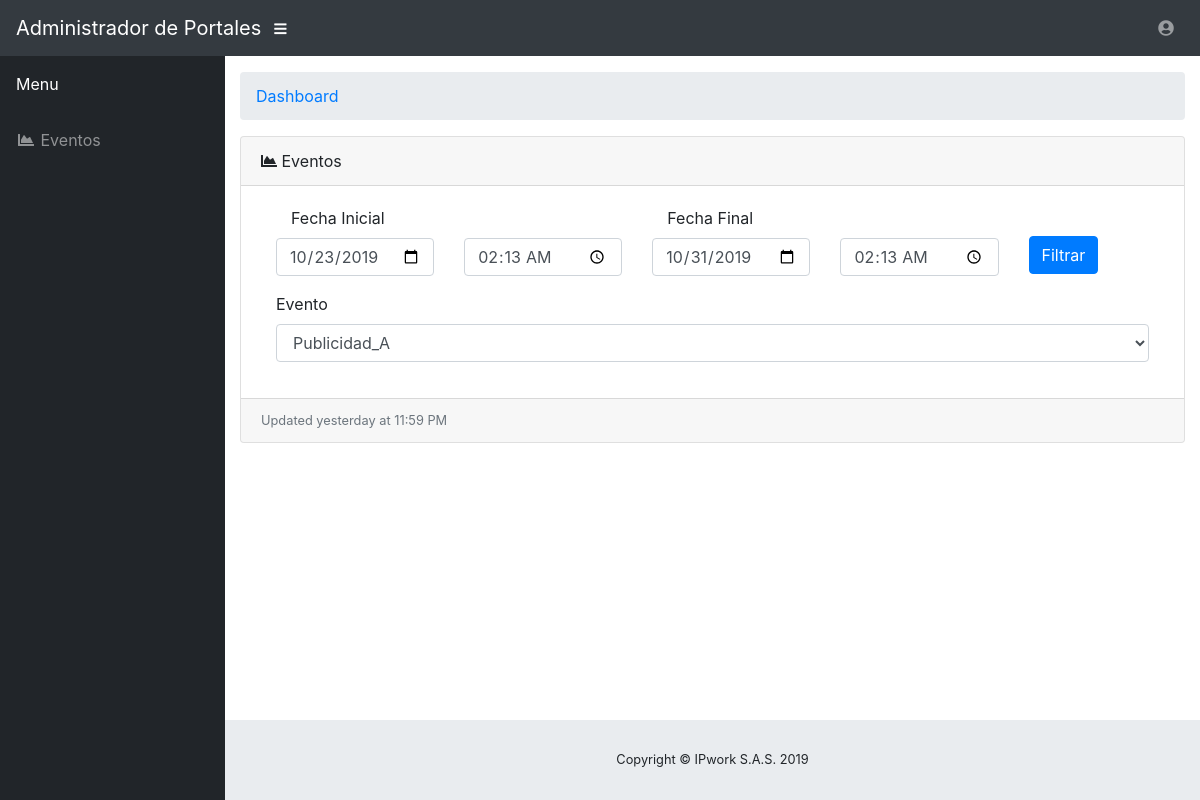
/Administrador/vistas/home.php, run on the app's committed database.
### tables this page shows
CREATE TABLE `eventos` (
  `id` int(11) NOT NULL AUTO_INCREMENT,
  `id_locacion` int(11) DEFAULT NULL,
  `nombre` varchar(250) DEFAULT NULL,
  `descripcion` varchar(1000) DEFAULT NULL,
  `fecha_inicio` datetime DEFAULT NULL,
  `fecha_fin` datetime DEFAULT NULL,
  `fecha_creacion` datetime DEFAULT CURRENT_TIMESTAMP,
  `ano_evento` int(11) DEFAULT NULL,
  `campania` varchar(200) DEFAULT NULL,
  PRIMARY KEY (`id`),
  KEY `id_locacion` (`id_locacion`),
  CONSTRAINT `id_locacion` FOREIGN KEY (`id_locacion`) REFERENCES `locaciones` (`id`)
);

### Administrador/vistas/home.php (the view, shortened to what this page needs)
<?php
$eventosArray = array();
try {
  $link = new \PDO(
    'mysql:host=localhost;dbname=portal_oxohotel;charset=utf8mb4',
    'root',
    '',
    array(
      \PDO::ATTR_ERRMODE => PDO::ERRMODE_EXCEPTION,
      \PDO::ATTR_PERSISTENT => false
    )
  );
  $handle = $link->prepare("select * from eventos ORDER BY fecha_inicio DESC LIMIT 1");
  $handle->execute();
  $resultEvento = $handle->fetchAll(\PDO::FETCH_OBJ);
  $id_evento = $resultEvento[0]->id;
  $fecha_inicial = date('Y-m-d', strtotime ($resultEvento[0]->fecha_inicio));
  $hora_inicial = date('h:i', strtotime ($resultEvento[0]->fecha_inicio));
  $fecha_final = date('Y-m-d', strtotime ($resultEvento[0]->fecha_fin));
  $hora_final = date('h:i', strtotime ($resultEvento[0]->fecha_fin));
  $handle = $link->prepare("select * from eventos where fecha_inicio between '" .$fecha_inicial." ".$hora_inicial. "' AND '" .$fecha_final." ".$hora_final. "'");
  $handle->execute();
  $resultFilter = $handle->fetchAll(\PDO::FETCH_OBJ);
  foreach ($resultFilter as $row) {
    array_push($eventosArray, array("nombre" => $row->nombre, "id" => $row->id));
  }
} catch (\PDOException $ex) {
  print($ex->getMessage());
}
?>
<!DOCTYPE html>
<html lang="en">
<head>
  <link href="vendor/fontawesome-free/css/all.min.css" rel="stylesheet" type="text/css">
  <link href="vendor/datatables/dataTables.bootstrap4.css" rel="stylesheet">
  <link href="css/sb-admin.css" rel="stylesheet">
  <link rel="stylesheet" href="https://cdnjs.cloudflare.com/ajax/libs/Chart.js/2.8.0/Chart.min.css">
</head>
<body id="page-top">
  <nav class="navbar navbar-expand navbar-dark bg-dark static-top">
    <a class="navbar-brand mr-1" href="index.php">Administrador de Portales</a>
    <button class="btn btn-link btn-sm text-white order-1 order-sm-0" id="sidebarToggle" href="#">
      <i class="fas fa-bars"></i>
    </button>
    <ul class="navbar-nav ml-auto ml-md-0">
      <li class="nav-item dropdown no-arrow">
        <a class="nav-link dropdown-toggle" href="#" id="userDropdown" role="button" data-toggle="dropdown" aria-haspopup="true" aria-expanded="false">
          <i class="fas fa-user-circle fa-fw"></i>
        </a>
      </li>
    </ul>
  </nav>
  <div id="wrapper">
    <ul class="sidebar navbar-nav">
      <li class="nav-item active">
        <a class="nav-link">
          <span>Menu</span>
        </a>
      </li>
      <li class="nav-item">
        <a class="nav-link" href="index.php?doc=eventos&id=1">
          <i class="fas fa-fw fa-chart-area"></i>
          <span>Eventos</span></a>
      </li>
    </ul>
    <div id="content-wrapper">
      <div class="container-fluid">
        <ol class="breadcrumb">
          <li class="breadcrumb-item">
            <a href="index.php">Dashboard</a>
          </li>
        </ol>
        <div class="card mb-3">
          <div class="card-header">
            <i class="fas fa-chart-area"></i>
            Eventos
          </div>
          <div class="card-body">
            <form action="" method="POST" class="col-lg-12 col-md-12 col-sm-12">
              <div class="row">
                <div class="col-lg-5 col-md-5 col-sm-12 form-group">
                  <div class="col-lg-12 col-md-12 col-sm-12">
                    <label for="fecha_inicial">Fecha Inicial</label>
                  </div>
                  <div class="row">
                    <div class="col-lg-6 col-md-6 col-sm-12">
                      <input type="date" class="form-control" id="fecha_inicial" require name="fecha_inicial" value="<?php echo $fecha_inicial; ?>">
                    </div>
                    <div class="col-lg-6 col-md-6 col-sm-12">
                      <input type="time" class="form-control" id="hora_inicial" require name="hora_inicial" value="<?php echo $hora_inicial; ?>">
                    </div>
                  </div>
                </div>
                <div class="col-lg-5 col-md-5 col-sm-12 form-group">
                  <div class="col-lg-12 col-md-12 col-sm-12">
                    <label for="fecha_final">Fecha Final</label>
                  </div>
                  <div class="row">
                    <div class="col-lg-6 col-md-6 col-sm-12">
                      <input type="date" class="form-control" id="fecha_final" require name="fecha_final" value="<?php echo $fecha_final; ?>">
                    </div>
                    <div class="col-lg-6 col-md-6 col-sm-12">
                      <input type="time" class="form-control" id="hora_final" require name="hora_final" value="<?php echo $hora_final; ?>">
                    </div>
                  </div>
                </div>
                <div class="col-lg-2 col-md-2 col-sm-12 form-group" style="padding-top: 30px;">
                  <input type="submit" class="btn btn-primary" value="Filtrar">
                </div>
              </div>
            </form>
            <div class="row">
              <div class="col-md-12 col-lg-12 col-sm-12 form-group">
                <div class="col-md-12 col-lg-12 col-sm-12">
                  <label for="evento">Evento</label>
                </div>
                <div class="col-md-12 col-lg-12 col-sm-12">
                  <select name="evento" id="evento" class="form-control" require onchange="CambioEnvento('<?php echo $fecha_inicial;?>', '<?php echo $hora_inicial;?>', '<?php echo $fecha_final;?>', '<?php echo $hora_final;?>');">
                    <?php foreach ($eventosArray as $evento) : ?>
                      <option value="<?php echo $evento['id']; ?>" <?php echo $id_evento == $evento['id'] ? 'selected' : ''?>><?php echo $evento['nombre']; ?></option>
                    <?php endforeach; ?>
                  </select>
                </div>
              </div>
            </div>
          </div>
          <div class="card-footer small text-muted">Updated yesterday at 11:59 PM</div>
        </div>
      </div>
    </div>
    <footer class="sticky-footer">
      <div class="container my-auto">
        <div class="copyright text-center my-auto">
          <span>Copyright © IPwork S.A.S. 2019</span>
        </div>
      </div>
    </footer>
  </div>
</body>
</html>

### data on the page
eventos: fecha_inicial "10/23/2019", hora_inicial "02:13", fecha_final "10/31/2019", hora_final "02:13"

### other printed values
form field evento "Publicidad_A"
